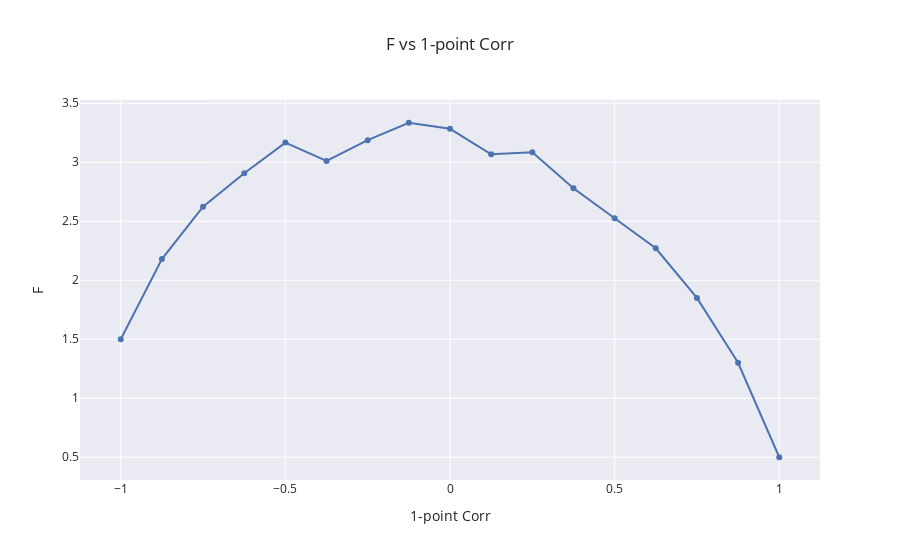

Notebook code for this chart:
### Code cell
fig = go.Figure()

for T in results['T'].unique():
    fig.add_trace(go.Scatter(x = results[results['T'] == T]['1-point_corr'],
                             y = results[results['T'] == T]['F'],
                             mode='markers+lines',
                             name=f'T = {T}',
                            )
                 )

fig.update_layout(
    title="F vs 1-point Corr",
    xaxis_title="1-point Corr",
    yaxis_title="F",
    legend_title="Temperature",
    template='seaborn'
)
#fig.update_traces(texttemplate='%{text:.2s}', textposition='top center')
fig.show()

### Figure 1 — Plotly figure (JSON) as saved in the notebook; plotly's stock layout.template omitted (floating-point values rounded to 4 significant figures)
{"data": [{"mode": "markers+lines", "name": "T = 10000", "type": "scatter", "x": [-1, -0.875, -0.75, -0.625, -0.5, -0.375, -0.25, -0.125, 0, 0.125, 0.25, 0.375, 0.5, 0.625, 0.75, 0.875, 1], "y": [1.5, 2.18, 2.623, 2.906, 3.167, 3.012, 3.187, 3.335, 3.284, 3.068, 3.085, 2.78, 2.526, 2.271, 1.85, 1.301, 0.5]}], "layout": {"legend": {"title": {"text": "Temperature"}}, "title": {"text": "F vs 1-point Corr"}, "xaxis": {"title": {"text": "1-point Corr"}}, "yaxis": {"title": {"text": "F"}}}}
